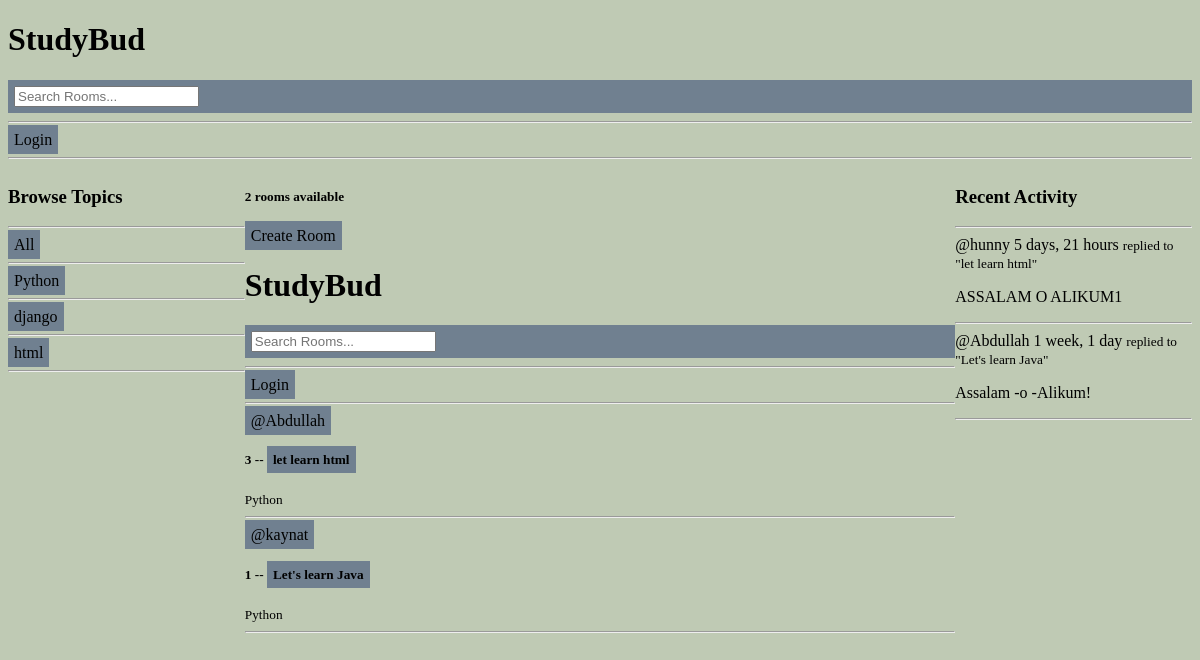
Page /?q=Python on the committed database.
### base/models.py (models this page shows, shortened)
class Topic(models.Model):
    name =models.CharField(max_length=200)

class Room(models.Model):
    host =  models.ForeignKey(User, on_delete=models.SET_NULL, null= True)
    topic =  models.ForeignKey(Topic, on_delete=models.SET_NULL, null= True)
    name = models.CharField(max_length=200)
    description = models.TextField(null=True, blank=True)
    participants = models.ManyToManyField(User, related_name='Participants', blank= True)
    updated = models.DateTimeField(auto_now=True)
    created =models.DateTimeField(auto_now_add=True)
    class Meta:
        ordering = ['-updated', '-created']
    def __str__(self):
        return self.name

class Message(models.Model):
    user = models.ForeignKey(User, on_delete=models.CASCADE)
    room = models.ForeignKey(Room, on_delete=models.CASCADE)
    body = models.TextField()
    updated = models.DateTimeField(auto_now=True)
    created =models.DateTimeField(auto_now_add=True)
    class Meta:
        ordering = ['-updated', '-created']
    def __str__(self):
        return self.body[0:50]

### base/views.py (the view)
# urls.py: path('', views.home, name="home"),
def home(request):
    q = request.GET.get('q') if request.GET.get('q') != None else ''
    rooms = Room.objects.filter(Q(topic__name__icontains=q) |
    Q(name__icontains=q) |
    Q(description__icontains=q)
    )
    topics =Topic.objects.all()
    room_count= rooms.count()
    room_messages = Message.objects.filter(Q(room__topic__name__icontains=q))
    context = {'rooms': rooms, 'topics': topics, 'room_count': room_count ,
    'room_messages': room_messages
    }
    return render(request, "base/home.html" , context )

### base/templates/base/home.html (shortened to what this page needs)
{% extends 'main.html' %}
{% block content%}
<div class="container" id="cont1">
 <div class="home-container">
    <div>
        {% include 'base/topics_component.html'%}
    </div>
    <div>
        <h5>{{room_count}} rooms available</h5>
        <a href="{% url 'create-room'%}" class="btn"> Create Room</a>
        {% include 'base/feed_component.html'%}
    <div>
       {% include  'base/activity_component.html' %}
    </div>
{% endblock%}

### base/templates/base/topics_component.html (shortened to what this page needs)
<div class="container" id="cont1">
       <h3> Browse Topics </h3>
       <hr>
       <div>
             <a href="{%url 'home' %}" class="btn"> All</a>
             <hr>
        </div>
        {% for topic in topics%}
        <div>
             <a href="{%url 'home' %}?q={{topic.name}}"  class="btn"> {{topic.name}}</a>
             <hr>
        </div>
        {%endfor%}
</div>

### base/templates/base/feed_component.html (shortened to what this page needs)
{% include 'navbar.html' %}
<!DOCTYPE html>
<html>
<head>
</head>
<body>
    <div class="container" id="cont1">
    <div>
        {% for room in rooms %}
            <div>
                <a href="{% url 'user-profile' room.host.id %}" class="btn">@{{room.host.username}}</a>
                <h5>{{room.id}} -- <a href="{% url 'room' room.id %}" class="btn"> {{room.name}}</a></h5>
                <small>{{room.topic.name}}</small>
                <hr>
            </div>
        {%  endfor %}
    </div>
</body>
    </div>
</html>

### base/templates/base/activity_component.html (shortened to what this page needs)
<div class="container" id="cont1">
<h3> Recent Activity </h3>
<hr>
{% for message in room_messages%}
    <div>
        <small<a href="{% url 'user-profile'  message.user.id %}" >@{{message.user}}</a> {{message.created|timesince}}</small>
        <small> replied to "{{message.room}}" </small>
        <p> {{message}}</p>
        <hr>
    </div>
{% endfor%}
</div>

### static/styles/main.css (style rules this page uses)
body { border: 2px red; background-color: rgba(104, 129, 78, 0.418); padding: 34; margin: 34; }

### templates/main.html (style rules this page uses)
.btn { background-color: slategrey; }

### templates/navbar.html (style rules this page uses)
a { text-decoration: none; color: black; }
.btn { background-color: slategrey; padding: 6px; border:none; cursor=pointer; font-size=18px; border-radius=4px; }

### base/templates/base/home.html (style rules this page uses)
.home-container { display: grid; grid-template-columns: 1fr 3fr 1fr; }
a { text-decoration: none; color: black; }
.btn { background-color: slategrey; padding: 6px; border:none; cursor=pointer; font-size=18px; border-radius=4px; }

### base/templates/base/topics_component.html (style rules this page uses)
a { text-decoration: none; color: black; }
.btn { background-color: blue; padding: 6px; border:none; cursor=pointer; font-size=18px; border-radius=4px; }

### base/templates/base/feed_component.html (style rules this page uses)
a { text-decoration: none; color: black; }
.btn { background-color: slategrey; padding: 6px; border:none; cursor=pointer; font-size=18px; border-radius=4px; }

### base/templates/base/activity_component.html (style rules this page uses)
a { text-decoration: none; color: black; }
.btn { background-color: slategrey; padding: 6px; border:none; cursor=pointer; font-size=18px; border-radius=4px; }

### rows in the picture
Topic: name "Python"
Topic: name "django"
Topic: name "html"
Room: host.username "Abdullah", id "3", name "let learn html", topic.name "Python"
Room: host.username "kaynat", id "1", name "Let's learn Java", topic.name "Python"
Message: user "hunny", created "5 days, 21 hours", room "let learn html", body "ASSALAM O ALIKUM1"
Message: user "Abdullah", created "1 week, 1 day", room "Let's learn Java", body "Assalam -o -Alikum!"

### other values in the picture
{{ room_count }} "2"
